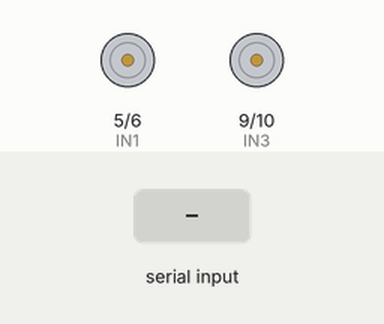
Bench run of a sketch on a simulated Arduino Uno, built with avr-gcc and run on an emulated ATmega328P. On the bench: motor-driver pin pairs drawn as motors (green arrow = first pin HIGH = forward, orange = second pin HIGH = backward, longer = more drive, scaled by the enable pin). The inputs (shaded band) are chosen by the test bench.

Above: at 1.2 s.
1.3 s: "FORWARD\n" received over Serial
At 2.5 s:
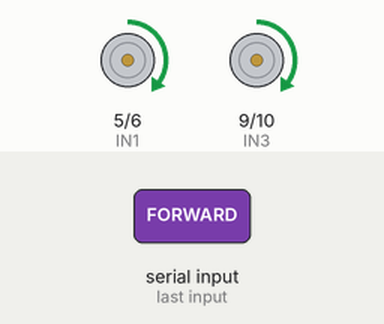
2.8 s: "BACKWARD\n" received over Serial
At 3.9 s:
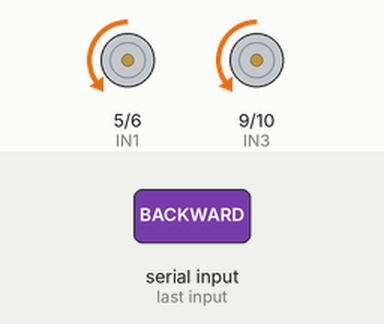
4.3 s: "SMOOTH_LEFT\n" received over Serial
At 5.2 s:
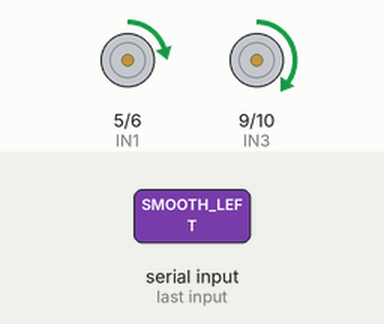
5.8 s: "SMOOTH_RIGHT\n" received over Serial
At 6.4 s:
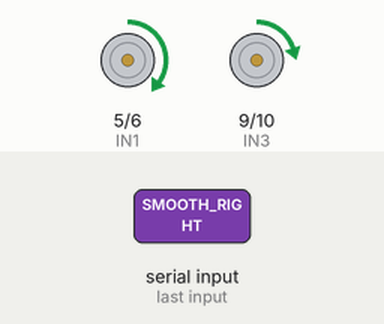
Timing chart, 0 to 8.3 s (numbered marks = the images above; inputs shaded):
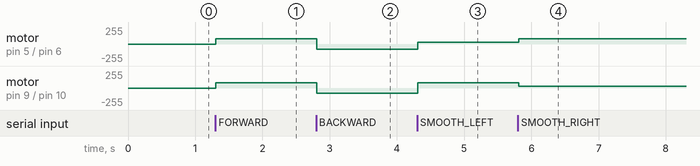

Measured:
- after the input at 1.3 s, motor on pin 5 (IN1) / pin 6 (IN2), motor on pin 9 (IN3) / pin 10 (IN4): stopped → forward 80/255 at once
- after the input at 2.8 s, motor on pin 5 (IN1) / pin 6 (IN2), motor on pin 9 (IN3) / pin 10 (IN4): forward 80/255 → backward 80/255 at once
- after the input at 4.3 s, motor on pin 5 (IN1) / pin 6 (IN2): backward 80/255 → forward 24/255 at once; motor on pin 9 (IN3) / pin 10 (IN4): backward 80/255 → forward 80/255 at once
- after the input at 5.8 s, motor on pin 5 (IN1) / pin 6 (IN2): forward 24/255 → forward 80/255 at once; motor on pin 9 (IN3) / pin 10 (IN4): forward 80/255 → forward 24/255 at once

The sketch:

follower_motor.ino
```cpp
#define IN1 5
#define IN2 6
#define IN3 9
#define IN4 10
#define ENA 3
#define ENB 11

// CALIBRATION: Adjust these if the robot curves to one side
// If it curves LEFT, increase RIGHT_SPEED or decrease LEFT_SPEED
// If it curves RIGHT, increase LEFT_SPEED or decrease RIGHT_SPEED
#define LEFT_SPEED 80
#define RIGHT_SPEED 80

void setup() {
  Serial.begin(9600);
  pinMode(IN1, OUTPUT);
  pinMode(IN2, OUTPUT);
  pinMode(IN3, OUTPUT);
  pinMode(IN4, OUTPUT);
  pinMode(ENA, OUTPUT);
  pinMode(ENB, OUTPUT);

  stopMotors();
  // No println here to keep the serial buffer clean for the Pi
}

void loop() {
  if (Serial.available() > 0) {
    String cmd = Serial.readStringUntil('\n');
    cmd.trim();

    if (cmd == "FORWARD") {
      forward();
    }
    else if (cmd == "BACKWARD") {
      backward();
    }
    else if (cmd == "SMOOTH_LEFT") {
      smoothLeft();
    }
    else if (cmd == "SMOOTH_RIGHT") {
      smoothRight();
    }
    else if (cmd == "STOP") {
      stopMotors();
    }
  }
}

void forward() {
  // Assuming these directions based on your "same direction" fix
  digitalWrite(IN1, HIGH);
  digitalWrite(IN2, LOW);
  digitalWrite(IN3, HIGH);
  digitalWrite(IN4, LOW);
  analogWrite(ENA, LEFT_SPEED);
  analogWrite(ENB, RIGHT_SPEED);
}

void backward() {
  digitalWrite(IN1, LOW);
  digitalWrite(IN2, HIGH);
  digitalWrite(IN3, LOW);
  digitalWrite(IN4, HIGH);
  analogWrite(ENA, LEFT_SPEED);
  analogWrite(ENB, RIGHT_SPEED);
}

void smoothLeft() {
  // Slow down the left motor to turn left
  digitalWrite(IN1, HIGH);
  digitalWrite(IN2, LOW);
  digitalWrite(IN3, HIGH);
  digitalWrite(IN4, LOW);
  analogWrite(ENA, LEFT_SPEED * 0.3); // 30% speed
  analogWrite(ENB, RIGHT_SPEED);
}

void smoothRight() {
  // Slow down the right motor to turn right
  digitalWrite(IN1, HIGH);
  digitalWrite(IN2, LOW);
  digitalWrite(IN3, HIGH);
  digitalWrite(IN4, LOW);
  analogWrite(ENA, LEFT_SPEED);
  analogWrite(ENB, RIGHT_SPEED * 0.3); // 30% speed
}

void stopMotors() {
  digitalWrite(IN1, LOW);
  digitalWrite(IN2, LOW);
  digitalWrite(IN3, LOW);
  digitalWrite(IN4, LOW);
  analogWrite(ENA, 0);
  analogWrite(ENB, 0);
}
```
